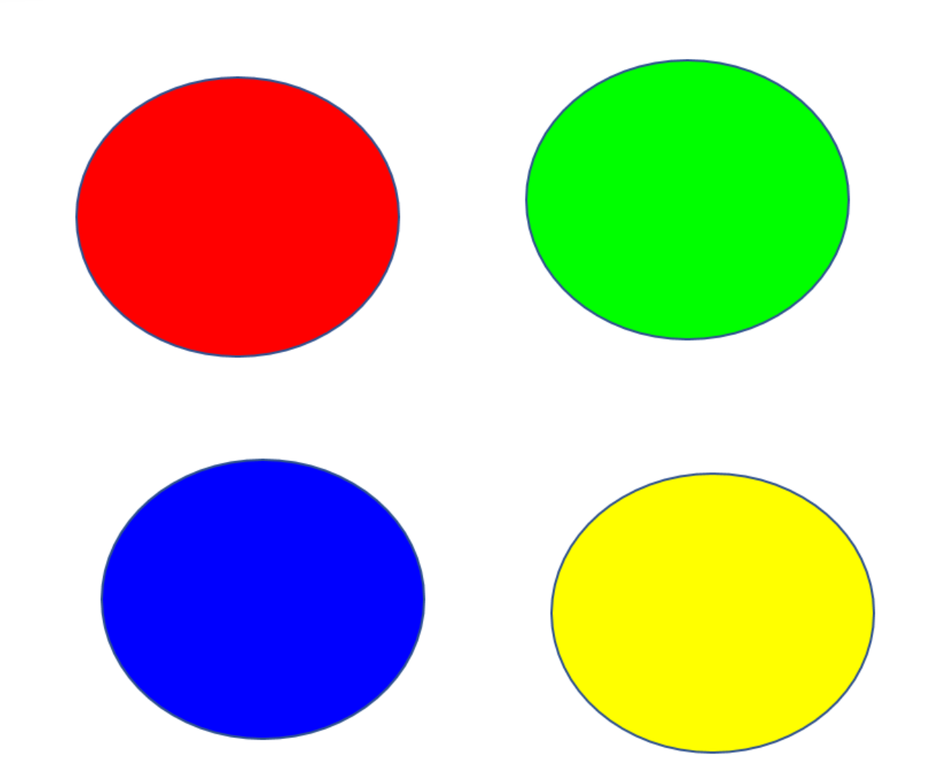
#> input picture 图像认知和OpenCV/图片颜色识别/color.png, 927 x 761 px, shrunk from 1259 x 1033 before the run
$ python '2.图片颜色识别的原理.py'
#> lines starting #> are read from the running program, lines starting #| are printed output that depends on the picture; after the words box and inside, x2 and y2 are one past the last pixel; in counts of white or black regions, pixels touching at a corner belong together
import cv2
import numpy as np

if __name__ == "__main__":
    path = "./color.png"
    image_np = cv2.imread(path)
#> image_np is the input picture: shape (761, 927, 3); mean B, G, R 178.3, 202.6, 202.2
    hsv_image_np = cv2.cvtColor(image_np, cv2.COLOR_BGR2HSV)  # 转为HSV空间
#> hsv_image_np: shape (761, 927, 3); mean H, S, V 23.2, 102.2, 253.4
    color_low = np.array([[0, 43, 46], [10, 255, 255]][0])
    color_high = np.array([[0, 43, 46], [10, 255, 255]][1])
    mask_image_np = cv2.inRange(hsv_image_np, color_low, color_high)  # 创建掩膜
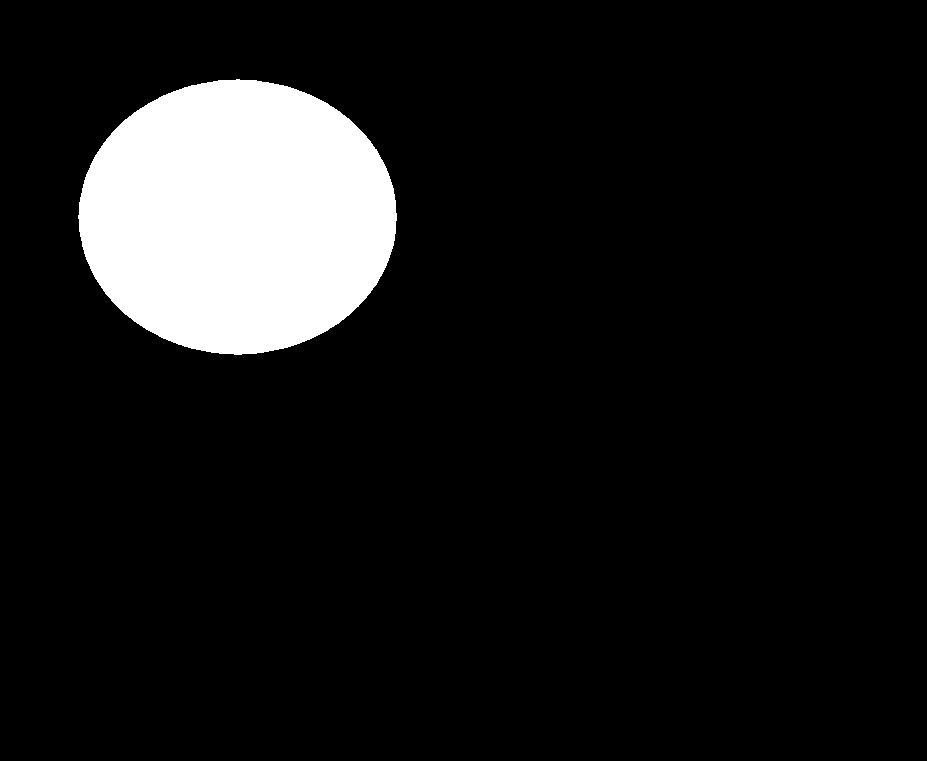
#> mask_image_np: shape (761, 927); 9.7% white; 1 white region, box (x1, y1, x2, y2) and area: (78, 79, 397, 355) 68629
    color_image_np = cv2.bitwise_and(image_np, image_np, mask=mask_image_np)  # 获得颜色识别后的图像
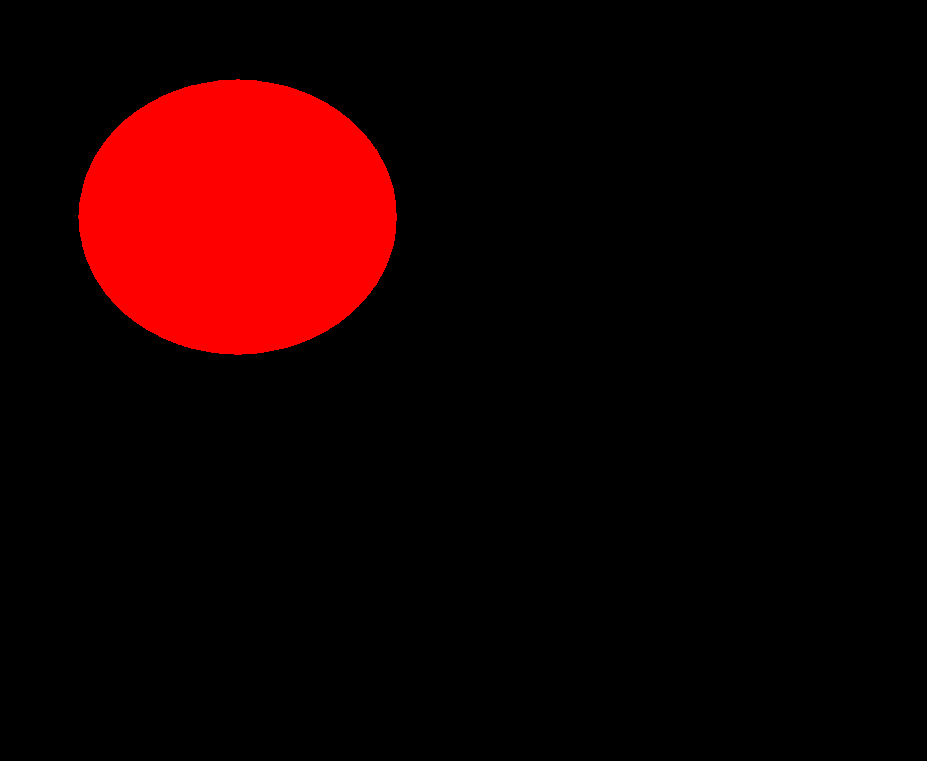
#> color_image_np: shape (761, 927, 3); mean B, G, R 0, 0, 24.8
    cv2.imshow("mask_image_np", mask_image_np)
    cv2.imshow("color_image_np", color_image_np)
    cv2.waitKey(0)
